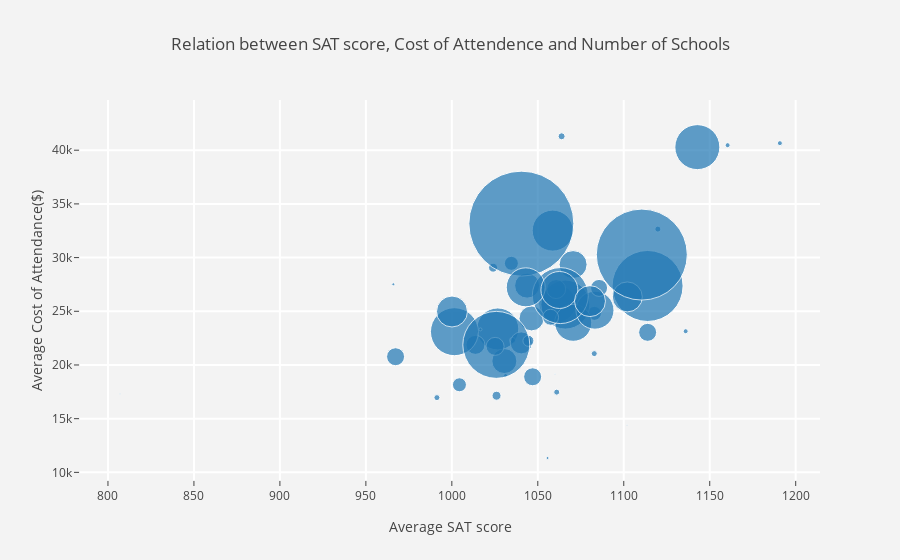

Source (notebook cell):
### Code cell
import plotly.plotly as py
import plotly.graph_objs as go

from plotly.offline import download_plotlyjs, init_notebook_mode, plot, iplot
init_notebook_mode(connected=True)
trace0 = go.Scatter(
    x=df_bubble['SAT_AVG'],
    y=df_bubble['COSTT4_A'],
    text=df_bubble['STABBR'],
    mode='markers',
    marker=dict(
        size=df_bubble['College_count'],
    )
)

data = [trace0]
layout = go.Layout(
    title='Relation between SAT score, Cost of Attendence and Number of Schools',
    xaxis=dict(
        title='Average SAT score',
        gridcolor='rgb(255, 255, 255)',
        zerolinewidth=1,
        ticklen=5,
        gridwidth=2,
    ),
    yaxis=dict(
        title='Average Cost of Attendance($)',
        gridcolor='rgb(255, 255, 255)',
        zerolinewidth=1,
        ticklen=5,
        gridwidth=2,
    ),
    paper_bgcolor='rgb(243, 243, 243)',
    plot_bgcolor='rgb(243, 243, 243)',
)

fig = go.Figure(data=data, layout=layout)
# py.iplot(fig, filename='life-expectancy-per-GDP-2007')
iplot(fig, filename='bubblechart-size')

### Figure 1 — Plotly figure (JSON) as saved in the notebook; plotly's stock layout.template omitted (floating-point values rounded to 4 significant figures)
{"data": [{"marker": {"size": [1, 25, 18, 6, 71, 14, 14, 5, 3, 37, 42, 4, 28, 6, 49, 41, 19, 25, 22, 45, 19, 9, 37, 30, 38, 14, 6, 48, 9, 16, 6, 25, 6, 3, 91, 56, 18, 17, 105, 3, 5, 31, 11, 39, 67, 5, 37, 1, 7, 18, 31, 18, 1]}, "mode": "markers", "text": ["AK", "AL", "AR", "AZ", "CA", "CO", "CT", "DC", "DE", "FL", "GA", "HI", "IA", "ID", "IL", "IN", "KS", "KY", "LA", "MA", "MD", "ME", "MI", "MN", "MO", "MS", "MT", "NC", "ND", "NE", "NH", "NJ", "NM", "NV", "NY", "OH", "OK", "OR", "PA", "PR", "RI", "SC", "SD", "TN", "TX", "UT", "VA", "VI", "VT", "WA", "WI", "WV", "WY"], "type": "scatter", "uid": "bf2bee00-0ac2-4b0b-96ec-c3464a179231", "x": [1060, 1031.0, 1047, 1083.0, 1114.0, 1083.0, 1035.0, 1191.0, 966, 1061.0, 1027.0, 1031.0, 1071.0, 1035.0, 1066, 1059.0, 1014.0, 1046.0, 1040.0, 1143.0, 1061.0, 1024, 1071.0, 1102.0, 1083.0, 1004.0, 1061, 1002.0, 1026, 1057.0, 1120.0, 1044.0, 991.3, 1017.0, 1110.0, 1063.0, 1025.0, 1086.0, 1040.0, 1056.0, 1160.0, 1000.0, 1045.0, 1043, 1026.0, 1136, 1063.0, 807, 1064.0, 1114.0, 1080.0, 967.3, 1102], "y": [19170.0, 20370.0, 18900.0, 21060.0, 27360.0, 24810.0, 29460.0, 40660.0, 27510.0, 25720.0, 23360.0, 19010.0, 29350.0, 22290.0, 25630.0, 32510.0, 21870.0, 24340.0, 22060.0, 40290.0, 27070.0, 29060.0, 23930.0, 26340.0, 25100.0, 18160.0, 17470.0, 23100.0, 17140.0, 24440.0, 32650.0, 27390.0, 16960.0, 23310.0, 30280.0, 26460.0, 21730.0, 27180.0, 33160.0, 11340.0, 40467, 24980.0, 22250.0, 27230.0, 21870.0, 23140.0, 26980.0, 17288, 41290.0, 23040.0, 25940.0, 20770.0, 14420.0]}], "layout": {"paper_bgcolor": "rgb(243, 243, 243)", "plot_bgcolor": "rgb(243, 243, 243)", "title": {"text": "Relation between SAT score, Cost of Attendence and Number of Schools"}, "xaxis": {"gridcolor": "rgb(255, 255, 255)", "gridwidth": 2, "ticklen": 5, "title": {"text": "Average SAT score"}, "zerolinewidth": 1}, "yaxis": {"gridcolor": "rgb(255, 255, 255)", "gridwidth": 2, "ticklen": 5, "title": {"text": "Average Cost of Attendance($)"}, "zerolinewidth": 1}}}
